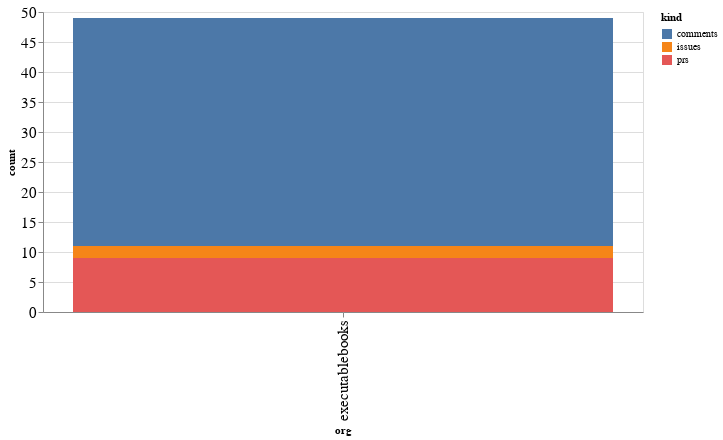

Source (notebook cell):
### Code cell
alt.Chart(org_summaries, width=600).mark_bar().encode(
    x='org',
    y='count',
    color='kind',
    tooltip="org"
)

### Figure 1 — Vega-Lite specification as saved in the notebook (floating-point values rounded to 4 significant figures)
{"config": {"axisLeft": {"labelFontSize": 15}, "axisBottom": {"labelFontSize": 15}}, "data": {"name": "data-7e3e14a9719c54163043b437eb2a6f30"}, "mark": "bar", "encoding": {"color": {"type": "nominal", "field": "kind"}, "tooltip": {"type": "nominal", "field": "org"}, "x": {"type": "nominal", "field": "org"}, "y": {"type": "quantitative", "field": "count"}}, "width": 600, "$schema": "https://vega.github.io/schema/vega-lite/v4.8.1.json", "datasets": {"data-7e3e14a9719c54163043b437eb2a6f30": [{"org": "executablebooks", "kind": "comments", "count": 38}, {"org": "executablebooks", "kind": "issues", "count": 2}, {"org": "executablebooks", "kind": "prs", "count": 9}]}}
